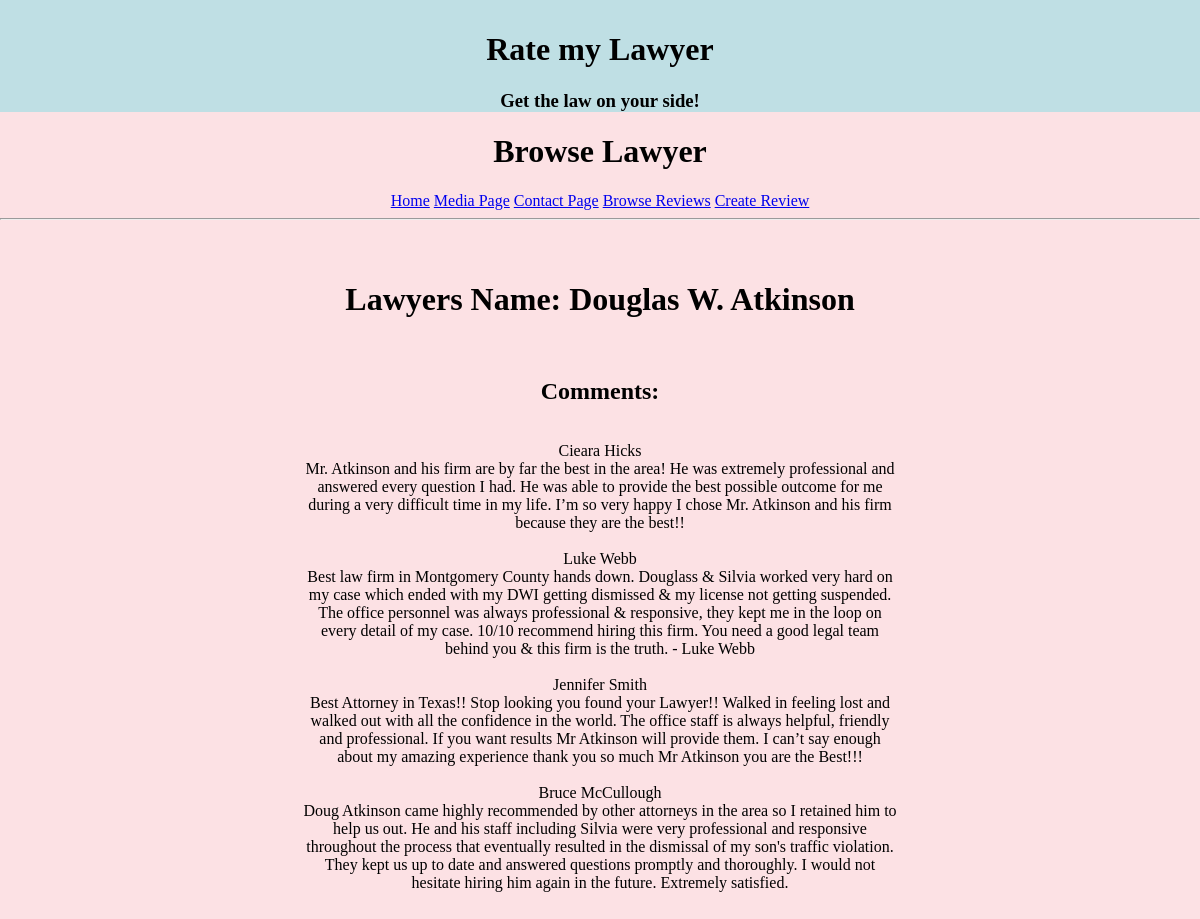
Screenshot of /comment/14 with the database file from the repository.
### ratemylawyer/models.py (models this page shows, shortened)
class Lawyer(models.Model):
    lawyer_id = models.AutoField(primary_key=True)
    name = models.CharField(max_length=100)
    address = models.CharField(max_length=100)
    phone = models.CharField(max_length=100)
    email = models.EmailField(max_length=100)
    license = models.CharField(max_length=100)
    rating = models.CharField(max_length=6)
    cost = models.CharField(max_length=6)
    website = models.URLField(max_length=200)
    specialties = models.ManyToManyField(Specialty)

class Comment(models.Model):
    post = models.ForeignKey(Lawyer, on_delete=models.CASCADE, related_name='display_comment')
    author = models.CharField(max_length=200)
    text = models.TextField() #body
    created_date = models.DateTimeField(default=timezone.now)

### ratemylawyer/views.py (the view)
# urls.py: path('comment/<int:lawyer_id>', views.browse_comment, name='browse_comment'),
def browse_comment(request, lawyer_id):
     comments = Lawyer.objects.get(pk=lawyer_id)
     return render(request=request, template_name='browse_comment.html', context={ 'comments' : comments})

### ratemylawyer/templates/browse_comment.html (shortened to what this page needs)
<!DOCTYPE html>
<html lang="en">
<head>
    </head>
    <body>
        <div class="banner">
            <div class = "banner__content"></div>
                  <h1> <center>Rate my Lawyer</center><h1>
                    <h3><center>Get the law on your side! </center> </h3>
        </div>
</head>
<body
<body>
<center>    <h1>Browse Lawyer</h1>
    <div class="container">
        <a href="{% url 'main' %}">Home</a>
        <a href="{% url 'media' %}">Media Page</a>
        <a href="{% url 'contact' %}">Contact Page</a>
        <a href="{% url 'browse' %}">Browse Reviews</a>
        <a href="{% url 'create' %}">Create Review</a>
    </div>
    <hr>
</center>
<body style="background-color:rgba(244, 123, 135, 0.224);">
<center>
<div style=" text-align: center; padding: 32px 300px">
    <div style = "display: inline-block; text-align: center;">
        <h1>Lawyers Name: {{ comments.name }}</h1>
        <br>
        <h2>Comments:</h2>
        {% for comment in comments.display_comment.all %}
        <br>
        {{comment.author}}
        <br>
        {{comment.text}}
        <br>
        {% endfor %}</p>
        </center>

### ratemylawyer/templates/browse_comment.html (style rules this page uses)
html, body { margin: 0; }
.banner { background: rgb(191, 223, 228); }
.banner__content { padding: 5px; max-width: 1000; margin: 0 auto; display: flex; align-items: center; }

### rows the page displays
Lawyer: name "Douglas W. Atkinson"
Comment: author "Cieara Hicks", text "Mr. Atkinson and his firm are by far the best in the area! He was extremely professional and answered every question I had. He was able to provide the best possible outcome for me during a very difficult time in my life. I’m so very happy I chose Mr. Atkinson and his firm because they are the best!!"
Comment: author "Luke Webb", text "Best law firm in Montgomery County hands down. Douglass & Silvia worked very hard on my case which ended with my DWI getting dismissed & my license not getting suspended. The office personnel was always professional & responsive, they kept me in the loop on every detail of my case. 10/10 recommend hiring this firm. You need a good legal team behind you & this firm is the truth. - Luke Webb"
Comment: author "Jennifer Smith", text "Best Attorney in Texas!! Stop looking you found your Lawyer!! Walked in feeling lost and walked out with all the confidence in the world. The office staff is always helpful, friendly and professional. If you want results Mr Atkinson will provide them. I can’t say enough about my amazing experience thank you so much Mr Atkinson you are the Best!!!"
Comment: author "Bruce McCullough", text "Doug Atkinson came highly recommended by other attorneys in the area so I retained him to help us out. He and his staff including Silvia were very professional and responsive throughout the process that eventually resulted in the dismissal of my son's traffic violation. They kept us up to date and answered questions promptly and thoroughly. I would not hesitate hiring him again in the future. Extremely satisfied."
